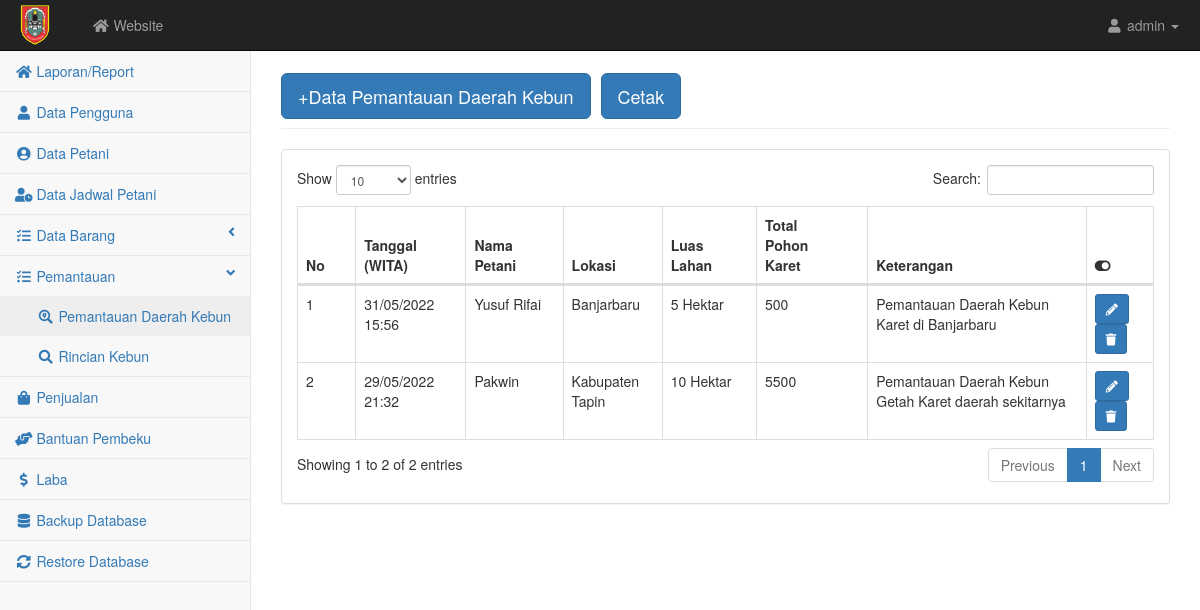
Screenshot of /admin/monitoring.php with the database file from the repository.
### tables this page shows
CREATE TABLE `monitoring` (
  `idmonitoring` int(5) NOT NULL,
  `id` int(5) NOT NULL,
  `tgl` datetime NOT NULL,
  `lokasi` text NOT NULL,
  `ket` text NOT NULL,
  `total` int(5) NOT NULL
);

CREATE TABLE `user` (
  `id` int(5) NOT NULL,
  `nama` varchar(100) NOT NULL,
  `username` varchar(10) NOT NULL,
  `password` varchar(10) NOT NULL,
  `nik` varchar(30) NOT NULL,
  `telp` varchar(15) NOT NULL,
  `alamat` text NOT NULL,
  `level` varchar(30) NOT NULL,
  `luaslahan` varchar(50) NOT NULL,
  `kelompok` varchar(50) NOT NULL,
  `file1` text NOT NULL,
  `file2` text NOT NULL,
  `file3` text NOT NULL,
  `status` varchar(50) NOT NULL
);

### admin/monitoring.php (the view, shortened to what this page needs)
<?php require('atas.php') ?>
<div id="page-wrapper">
    <div class="container-fluid">
        <div class="row">
            <div class="col-lg-12">
                <h1 class="page-header"><button class="btn btn-primary btn-lg"><a href="monitoring_input.php" style="color: white; text-decoration: none">+Data Pemantauan Daerah Kebun</a></button>
                <button type="button" class="btn btn-primary btn-lg" data-toggle="modal" data-target="#myModal"> Cetak </button></h1>
            </div>
        </div>
        <div class="row">
            <div class="col-lg-12">
                <div class="panel panel-default">
                    <div class="panel-body">
                        <div class="table-responsive">
                            <table class="table table-bordered table-hover" id="dataTables-example">
                                <thead class="success">
                                    <tr>
                                        <th>No</th>
                                        <th>Tanggal (WITA)</th>
                                        <th>Nama Petani</th>
                                        <th>Lokasi</th>
                                        <th>Luas Lahan</th>
                                        <th>Total Pohon Karet</th>
                                        <th>Keterangan</th>
                                        <th><i class="fa fa-toggle-on"></i></th>
                                    </tr>
                                </thead>
                                <tbody>
                                    <?php $no=1; $query = mysqli_query($kon, "SELECT * FROM monitoring INNER JOIN user ON monitoring.id = user.id ORDER BY tgl DESC");
                                        while($data = mysqli_fetch_array($query)){ ?>
                                            <tr class="odd gradeX">
                                                    <td><?= $no++; ?></td>
                                                    <td><?= date('d/m/Y H:i',strtotime($data['tgl'])); ?></td>
                                                    <td><?= $data['nama'] ?></td>
                                                    <td><?= $data['lokasi'] ?></td>
                                                    <td><?= $data['luaslahan'] ?></td>
                                                    <td><?= $data['total'] ?></td>
                                                    <td><?= $data['ket'] ?></td>
                                                    <td>
                                                        <a href="monitoring_edit.php?idmonitoring=<?php echo $data['idmonitoring']; ?>" class="btn btn-primary btn-sm"><i class="fa fa-pencil-alt"></i></a>
                                                        <button class="btn btn-primary btn-sm" type="button" onclick="return confirm('Yakin ingin Menghapus?');"><a href="delete.php?idmonitoring=<?php echo $data['idmonitoring'] ?>" style="color: white;"><i class="fa fa-trash"></i></a></button>
                                                    </td>
                                                </tr>
                                        <?php } ?>
                                </tbody>
                            </table>
                        </div>
                    </div>
                </div>
            </div>
        </div>
    </div>
</div>
    </div>
<?php require('bawah.php') ?>

### admin/css/startmin.css (style rules this page uses)
body { background-color: #f8f8f8; }
#page-wrapper { padding-top: 30px; min-height: 568px; background-color: #fff; }
@media (min-width:768px) { #page-wrapper { position: inherit; margin-left: 250px; padding: 30px 15px 0 15px; border-left: 1px solid #e7e7e7; } }
table.dataTable thead .sorting, table.dataTable thead .sorting_asc, table.dataTable thead .sorting_desc, table.dataTable thead .sorting_asc_disabled, table.dataTable thead .sorting_desc_disabled { background: 0 0; }
table.dataTable thead .sorting_asc:after { content: "\f0de"; float: right; font-family: fontawesome; }
table.dataTable thead .sorting:after { content: "\f0dc"; float: right; font-family: fontawesome; color: rgba(50,50,50,.5); }

### rows the page displays
monitoring: tgl "31/05/2022 15:56", id.nama "Yusuf Rifai", lokasi "Banjarbaru", id.luaslahan "5 Hektar", total "500", ket "Pemantauan Daerah Kebun Karet di Banjarbaru"
monitoring: tgl "29/05/2022 21:32", id.nama "Pakwin", lokasi "Kabupaten Tapin", id.luaslahan "10 Hektar", total "5500", ket "Pemantauan Daerah Kebun Getah Karet daerah sekitarnya"
